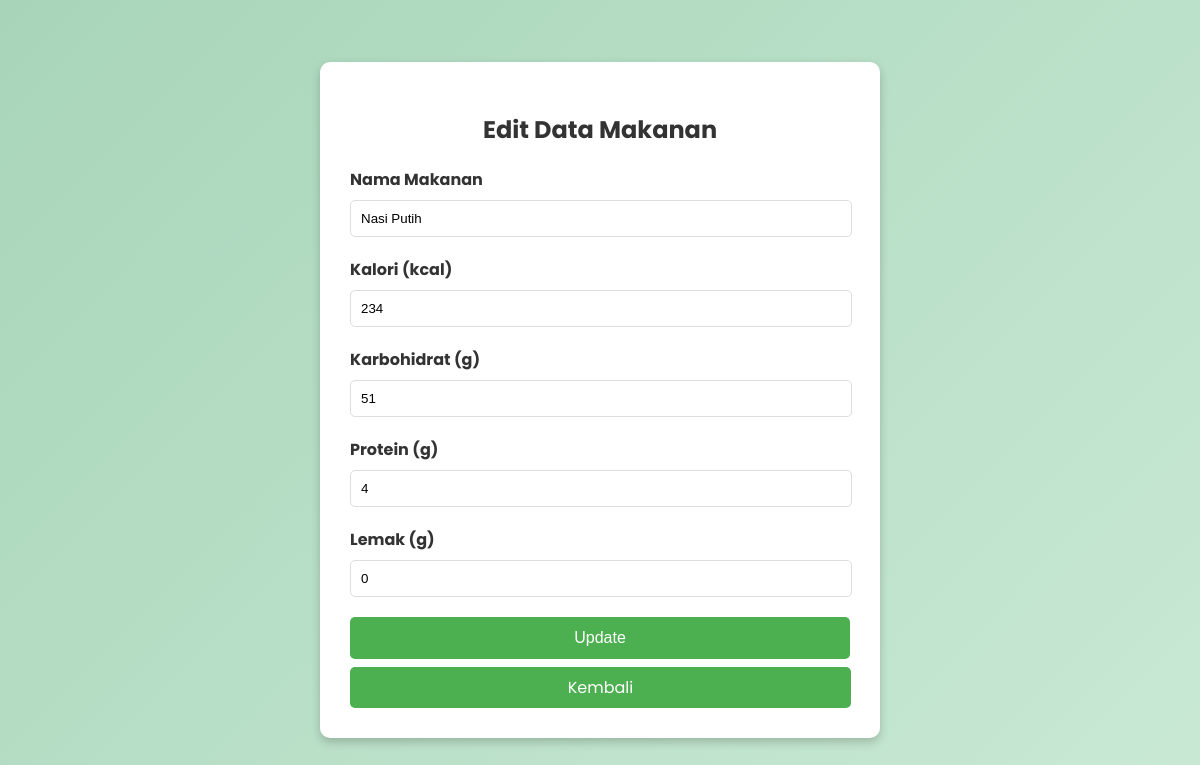
/edit_gizi.php?id=5 (signed in), run on the app's committed database.
### tables this page shows
CREATE TABLE `gizi` (
  `id` int(11) NOT NULL,
  `nama_makanan` varchar(255) DEFAULT NULL,
  `kalori` varchar(50) DEFAULT NULL,
  `karbohidrat` varchar(50) DEFAULT NULL,
  `protein` varchar(50) DEFAULT NULL,
  `lemak` varchar(50) DEFAULT NULL
);

### edit_gizi.php (the view, shortened to what this page needs)
<?php
include 'db.php';
$id = $_GET['id'] ?? null;
$sql = "SELECT * FROM gizi WHERE id = ?";
$stmt = $conn->prepare($sql);
$stmt->bind_param('i', $id);
$stmt->execute();
$result = $stmt->get_result();
$data = $result->fetch_assoc();
?>
<!DOCTYPE html>
<html lang="id">
<head>
</head>
<body>
    <div class="form-container">
        <h2>Edit Data Makanan</h2>
        <form method="POST" action="">
            <label for="nama_makanan">Nama Makanan</label>
            <input type="text" id="nama_makanan" name="nama_makanan" value="<?= htmlspecialchars($data['nama_makanan']); ?>" required>
            <label for="kalori">Kalori (kcal)</label>
            <input type="number" id="kalori" name="kalori" value="<?= htmlspecialchars($data['kalori']); ?>" required>
            <label for="karbohidrat">Karbohidrat (g)</label>
            <input type="number" id="karbohidrat" name="karbohidrat" value="<?= htmlspecialchars($data['karbohidrat']); ?>" required>
            <label for="protein">Protein (g)</label>
            <input type="number" id="protein" name="protein" value="<?= htmlspecialchars($data['protein']); ?>" required>
            <label for="lemak">Lemak (g)</label>
            <input type="number" id="lemak" name="lemak" value="<?= htmlspecialchars($data['lemak']); ?>" required>
            <button type="submit">Update</button>
        </form>
        <a href="manajemen_gizi.php" class="back-button">Kembali</a>
    </div>
</body>
</html>

### edit_gizi.php (style rules this page uses)
body { font-family: 'Poppins', sans-serif; background: linear-gradient(135deg, #a8d5ba, #c9e9d4); margin: 0; padding: 0; color: #333; display: flex; justify-content: center; align-items: center; height: 100vh; }
.form-container { background: white; padding: 30px; border-radius: 10px; box-shadow: 0 4px 10px rgba(0, 0, 0, 0.2); max-width: 500px; width: 100%; }
.form-container h2 { margin-bottom: 20px; text-align: center; }
form label { display: block; margin-bottom: 8px; font-weight: bold; }
form input { width: 96%; padding: 10px; margin-bottom: 20px; border: 1px solid #ddd; border-radius: 5px; }
form button { width: 100%; background-color: #4CAF50; color: white; border: none; padding: 12px; border-radius: 5px; cursor: pointer; font-size: 16px; }
.back-button { display: inline-block; width: 97%; margin-top: 8px; background-color: #4CAF50; color: white; padding: 8px; border-radius: 5px; text-decoration: none; font-size: 16px; text-align: center; cursor: pointer; }

### data on the page
gizi: nama_makanan "Nasi Putih", kalori "234", karbohidrat "51", protein "4", lemak "0"
